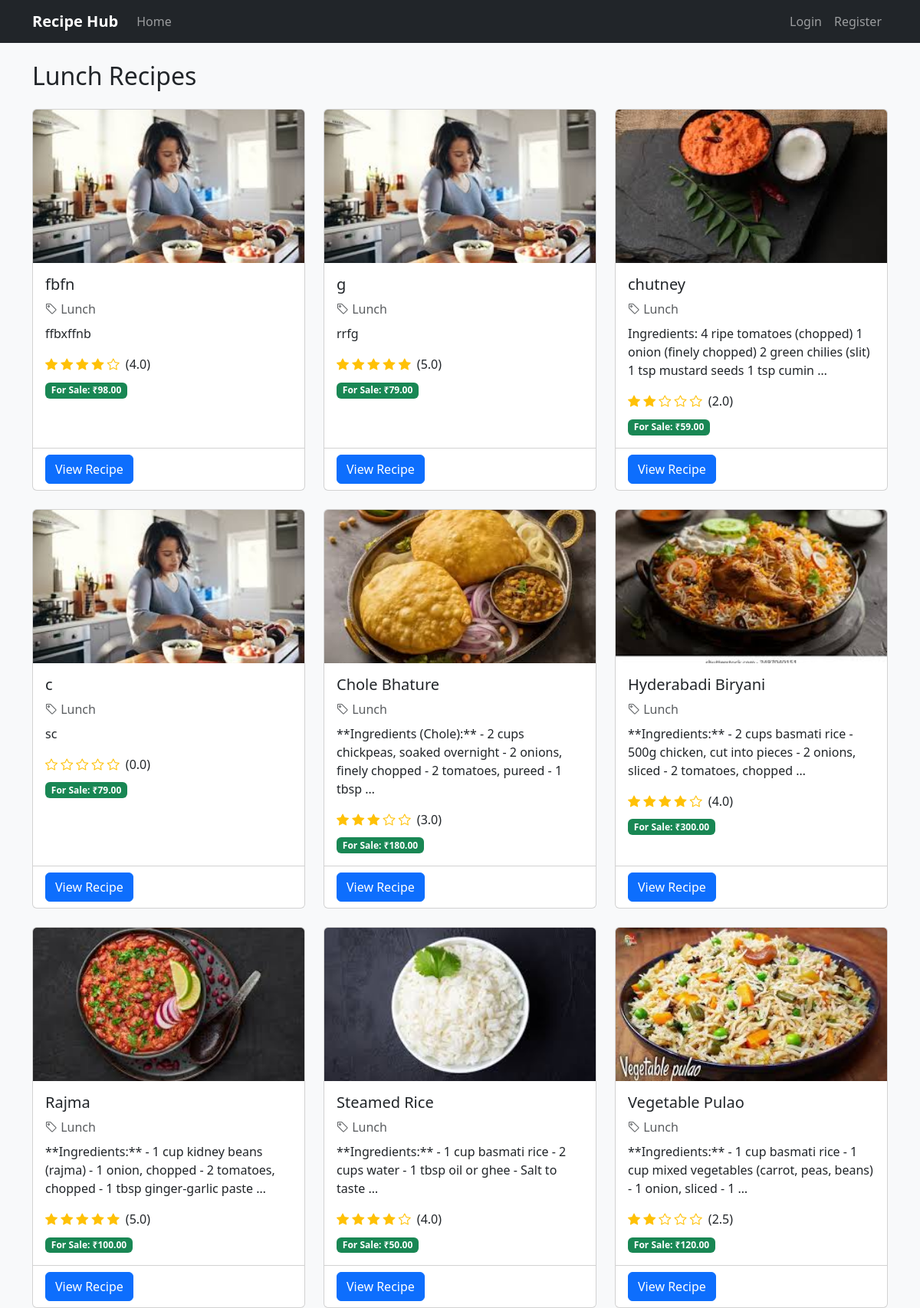
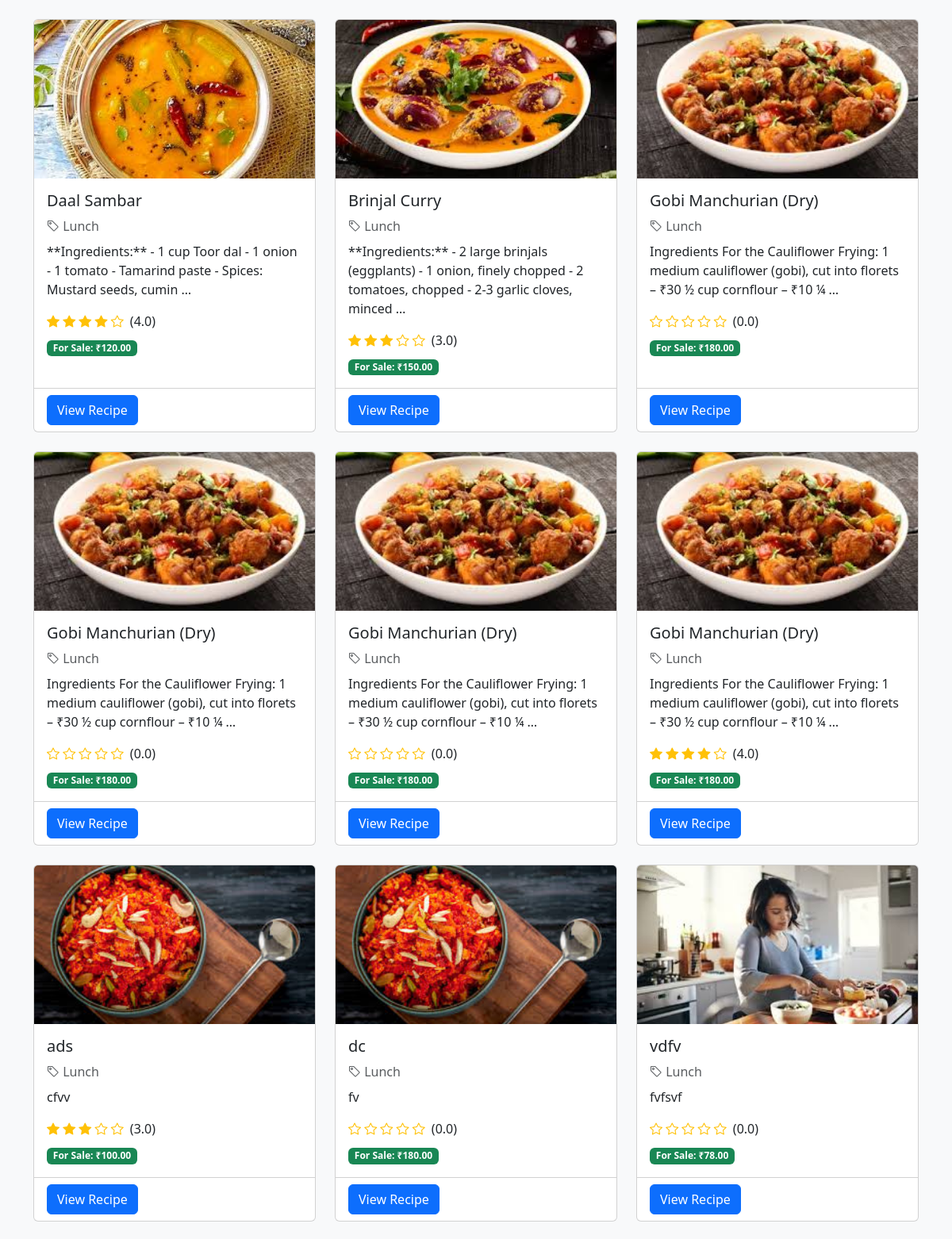
The app's page /category/2/ (upper part) with its own data (2 pictures, top to bottom).
### recipes/models.py (models this page shows, shortened)
class Category(models.Model):
    name = models.CharField(max_length=50, unique=True)
    created_at = models.DateTimeField(default=timezone.now)
    class Meta:
        verbose_name_plural = "categories"
        ordering = ['name']

class Recipe(models.Model):
    STATUS_CHOICES = [
        ('published', 'Published'),
    ]
    CATEGORY_CHOICES = [
        ('breakfast', 'Breakfast'),
        ('lunch', 'Lunch'),
        ('dinner', 'Dinner'),
        ('dessert', 'Dessert'),
    ]
    author = models.ForeignKey(
        settings.AUTH_USER_MODEL,
        on_delete=models.CASCADE,
        related_name='authored_recipes'  # Custom related name
    )
    title = models.CharField(max_length=200)
    description = models.TextField()
    image = models.ImageField(
        upload_to='recipe_images/',
        default='recipe_images/default.jpg' )
    video = models.FileField(
        upload_to='recipe_videos/',
        blank=True,
        null=True,
        help_text="Upload an optional recipe video (MP4 only)"
    )
    status = models.CharField(max_length=10, choices=STATUS_CHOICES, default='published')
    price = models.DecimalField(max_digits=6, decimal_places=2, default=0.00)
    category =models.ManyToManyField(Category, related_name='recipes')
    is_for_sale = models.BooleanField(default=False)
    created_at = models.DateTimeField(default=timezone.now)
    updated_at = models.DateTimeField(default=timezone.now)
    def average_rating(self):
        return self.ratings.aggregate(models.Avg('rating'))['rating__avg'] or 0

### recipes/views.py (the view)
# urls.py: path('category/<int:category_id>/', views.category_recipes, name='category_recipes'),
def category_recipes(request, category_id):
    category = get_object_or_404(Category, id=category_id)
    recipes = Recipe.objects.filter(category__in=[category])
    return render(request, 'recipes/category_recipe.html', {
        'category': category,
        'recipes': recipes
    })

### recipes/templates/recipes/category_recipe.html (shortened to what this page needs)
{% extends 'base.html' %}
{% block content %}
<h2 class="mb-4">{{ category.name }} Recipes</h2>
<div class="row">
    {% for recipe in recipes %}
        <div class="col-md-4 mb-4">
            {% include 'recipes/partials/_recipe_card.html' %}
        </div>
    {% empty %}
        <p class="text-muted">No recipes in this category yet.</p>
    {% endfor %}
</div>
{% endblock %}

### recipes/templates/base.html (shortened to what this page needs)
{% load static %}
<!DOCTYPE html>
<html lang="en">
<head>
    {% load static %}
    <link href="https://cdn.jsdelivr.net/npm/bootstrap@5.3.0/dist/css/bootstrap.min.css" rel="stylesheet">
    <link rel="stylesheet" href="https://cdn.jsdelivr.net/npm/bootstrap-icons@1.10.0/font/bootstrap-icons.css">
</head>
<body>
    <nav class="navbar navbar-expand-lg navbar-dark bg-dark sticky-top">
        <div class="container">
            <a class="navbar-brand" href="{% url 'recipes:home' %}">Recipe Hub</a>
            <div class="collapse navbar-collapse" id="navbarNav">
                <ul class="navbar-nav me-auto">
                    <li class="nav-item">
                        <a class="nav-link" href="{% url 'recipes:home' %}">Home</a>
                    </li>
                </ul>
                <ul class="navbar-nav">
                    {% if user.is_authenticated %}
                    <li class="nav-item">
                        <a class="nav-link" href="{% url 'users:user_profile' %}">Profile</a>
                    </li>
                    <li class="nav-item">
                        <a class="nav-link" href="{% url 'users:logout' %}">Logout</a>
                    </li>
                    {% else %}
                    <li class="nav-item">
                        <a class="nav-link" href="{% url 'users:login' %}">Login</a>
                    </li>
                    <li class="nav-item">
                        <a class="nav-link" href="{% url 'users:register' %}">Register</a>
                    </li>
                    {% endif %}
                </ul>
            </div>
        </div>
    </nav>
    <main class="container my-4">
        {% block content %}{% endblock %}
    </main>
</body>
</html>

### recipes/templates/recipes/partials/_recipe_card.html
{% load static %}
<div class="card h-100">
    {% if recipe.image %}
        <img src="{{ recipe.image.url }}" class="card-img-top" alt="{{ recipe.title }}" style="height: 200px; object-fit: cover;">
    {% else %}
        <img src="{% static 'images/default_recipe.jpg' %}" class="card-img-top" alt="No Image Available" style="height: 200px; object-fit: cover;">
    {% endif %}
    <div class="card-body">
        <h5 class="card-title">{{ recipe.title }}</h5>
        <p class="text-muted mb-2">
            <i class="bi bi-tag"></i>
            {% for cat in recipe.category.all %}
                {{ cat.name }}{% if not forloop.last %}, {% endif %}
            {% empty %}
                No category
            {% endfor %}
        </p>
        <p class="card-text">{{ recipe.description|truncatewords:20 }}</p>
        <div class="mb-2">
            {% with avg_rating=recipe.average_rating %}
                {% for i in "12345" %}
                    {% if forloop.counter <= avg_rating %}
                        <i class="bi bi-star-fill text-warning"></i>
                    {% else %}
                        <i class="bi bi-star text-warning"></i>
                    {% endif %}
                {% endfor %}
                <span class="ms-1">({{ avg_rating|floatformat:1 }})</span>
            {% endwith %}
        </div>
        {% if recipe.is_for_sale %}
            <span class="badge bg-success">For Sale: ₹{{ recipe.price }}</span>
        {% endif %}
    </div>
    <div class="card-footer bg-transparent">
        <a href="{% url 'recipes:recipe_detail' recipe.id %}" class="btn btn-primary">View Recipe</a>
    </div>
</div>

### recipes/templates/base.html (style rules this page uses)
body { display: flex; flex-direction: column; min-height: 100vh; background-color: #f8f9fa; }
main { flex: 1; }
.navbar-brand { font-weight: 700; }

### records on screen
Category: name "Lunch"
Recipe: image (placeholder picture), title "fbfn", description "ffbxffnb", average_rating "4.0", price "98.00"
Recipe: image (placeholder picture), title "g", description "rrfg", average_rating "5.0", price "79.00"
Recipe: image (picture), title "chutney", description "Ingredients: 4 ripe tomatoes (chopped) 1 onion (finely chopped) 2 green chilies (slit) 1 tsp mustard seeds 1 tsp cumin …", average_rating "2.0", price "59.00"
Recipe: image (placeholder picture), title "c", description "sc", average_rating "0.0", price "79.00"
Recipe: image (picture), title "Chole Bhature", description "**Ingredients (Chole):** - 2 cups chickpeas, soaked overnight - 2 onions, finely chopped - 2 tomatoes, pureed - 1 tbsp …", average_rating "3.0", price "180.00"
Recipe: image (picture), title "Hyderabadi Biryani", description "**Ingredients:** - 2 cups basmati rice - 500g chicken, cut into pieces - 2 onions, sliced - 2 tomatoes, chopped …", average_rating "4.0", price "300.00"
Recipe: image (picture), title "Rajma", description "**Ingredients:** - 1 cup kidney beans (rajma) - 1 onion, chopped - 2 tomatoes, chopped - 1 tbsp ginger-garlic paste …", average_rating "5.0", price "100.00"
Recipe: image (picture), title "Steamed Rice", description "**Ingredients:** - 1 cup basmati rice - 2 cups water - 1 tbsp oil or ghee - Salt to taste …", average_rating "4.0", price "50.00"
Recipe: image (picture), title "Vegetable Pulao", description "**Ingredients:** - 1 cup basmati rice - 1 cup mixed vegetables (carrot, peas, beans) - 1 onion, sliced - 1 …", average_rating "2.5", price "120.00"
Recipe: image (picture), title "Daal Sambar", description "**Ingredients:** - 1 cup Toor dal - 1 onion - 1 tomato - Tamarind paste - Spices: Mustard seeds, cumin …", average_rating "4.0", price "120.00"
Recipe: image (picture), title "Brinjal Curry", description "**Ingredients:** - 2 large brinjals (eggplants) - 1 onion, finely chopped - 2 tomatoes, chopped - 2-3 garlic cloves, minced …", average_rating "3.0", price "150.00"
Recipe: image (picture), title "Gobi Manchurian (Dry)", description "Ingredients For the Cauliflower Frying: 1 medium cauliflower (gobi), cut into florets – ₹30 ½ cup cornflour – ₹10 ¼ …", average_rating "0.0", price "180.00"
Recipe: image (picture), title "Gobi Manchurian (Dry)", description "Ingredients For the Cauliflower Frying: 1 medium cauliflower (gobi), cut into florets – ₹30 ½ cup cornflour – ₹10 ¼ …", average_rating "0.0", price "180.00"
Recipe: image (picture), title "Gobi Manchurian (Dry)", description "Ingredients For the Cauliflower Frying: 1 medium cauliflower (gobi), cut into florets – ₹30 ½ cup cornflour – ₹10 ¼ …", average_rating "0.0", price "180.00"
Recipe: image (picture), title "Gobi Manchurian (Dry)", description "Ingredients For the Cauliflower Frying: 1 medium cauliflower (gobi), cut into florets – ₹30 ½ cup cornflour – ₹10 ¼ …", average_rating "4.0", price "180.00"
Recipe: image (picture), title "ads", description "cfvv", average_rating "3.0", price "100.00"
Recipe: image (picture), title "dc", description "fv", average_rating "0.0", price "180.00"
Recipe: image (placeholder picture), title "vdfv", description "fvfsvf", average_rating "0.0", price "78.00"
